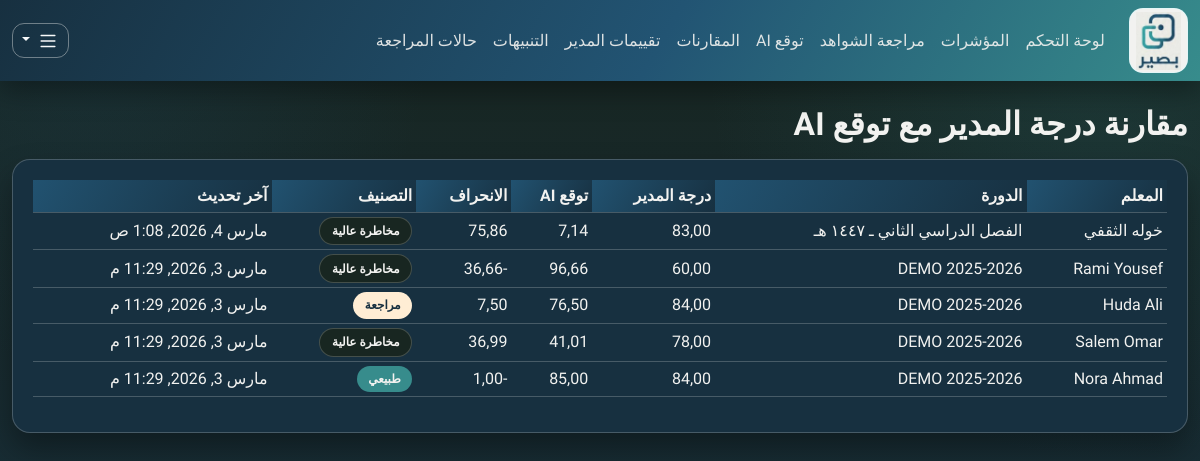
/comparisons/ (signed in), run on an earlier commit of the app's database.
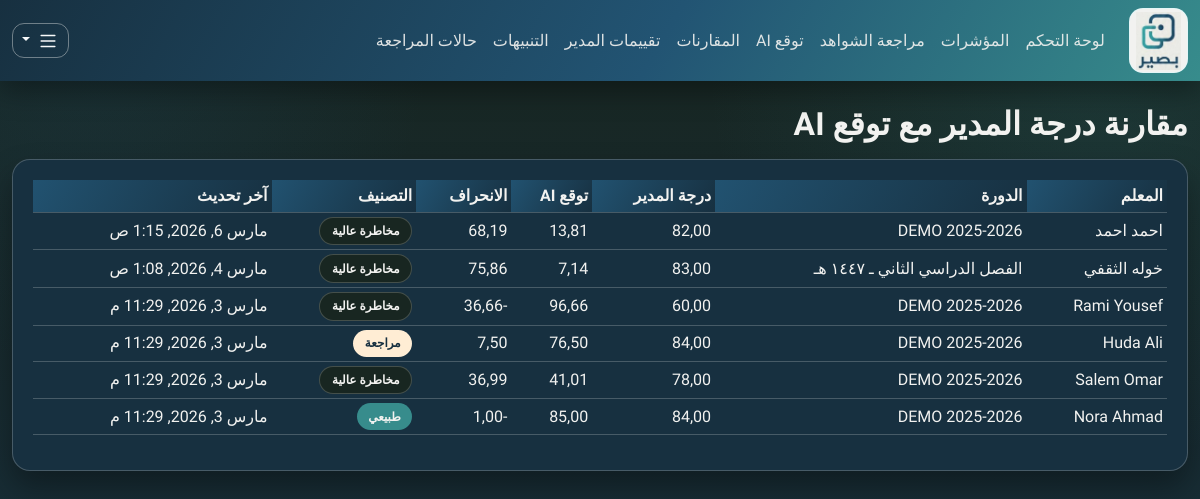
And on a later commit of the database.
### apps/comparisons/models.py (models this page shows)
class ComparisonResult(models.Model):
    class DeviationLevel(models.TextChoices):
        NORMAL = "NORMAL", "Normal"
        REVIEW = "REVIEW", "Review"
        HIGH_RISK = "HIGH_RISK", "High Risk"
    teacher = models.ForeignKey("teachers.Teacher", on_delete=models.CASCADE, related_name="comparison_results")
    cycle = models.ForeignKey("cycles.EvaluationCycle", on_delete=models.CASCADE, related_name="comparison_results")
    manager_total = models.DecimalField(max_digits=5, decimal_places=2)
    objective_total = models.DecimalField(max_digits=5, decimal_places=2)
    deviation = models.DecimalField(max_digits=6, decimal_places=2)
    deviation_level = models.CharField(max_length=16, choices=DeviationLevel.choices)
    ml_expected_score = models.DecimalField(max_digits=5, decimal_places=2, null=True, blank=True)
    ml_deviation = models.DecimalField(max_digits=6, decimal_places=2, null=True, blank=True)
    created_at = models.DateTimeField(auto_now=True)
    class Meta:
        constraints = [models.UniqueConstraint(fields=["teacher", "cycle"], name="uq_cmp_teacher_cycle")]
        indexes = [models.Index(fields=["deviation_level", "created_at"])]

### apps/teachers/models.py (models this page shows)
class Teacher(models.Model):
    user = models.OneToOneField("accounts.User", on_delete=models.CASCADE, related_name="teacher_profile")
    school = models.ForeignKey("schools.School", on_delete=models.PROTECT, related_name="teachers")
    employee_id = models.CharField(max_length=50, unique=True)
    is_active = models.BooleanField(default=True)
    created_at = models.DateTimeField(auto_now_add=True)
    class Meta:
        indexes = [models.Index(fields=["school", "employee_id"])]
    def __str__(self) -> str:
        return self.user.get_full_name() or self.user.username

### apps/accounts/models.py (models this page shows)
class User(AbstractUser):
    class Role(models.TextChoices):
        TEACHER = "TEACHER", "Teacher"
        LEADER = "LEADER", "Leader"
        ADMIN = "ADMIN", "Admin"
    role = models.CharField(max_length=16, choices=Role.choices, default=Role.TEACHER)
    school = models.ForeignKey("schools.School", null=True, blank=True, on_delete=models.SET_NULL)
    class Meta:
        indexes = [models.Index(fields=["role", "school"])]

### apps/cycles/models.py (models this page shows, shortened)
class EvaluationCycle(models.Model):
    school = models.ForeignKey("schools.School", on_delete=models.CASCADE, related_name="cycles")
    name = models.CharField(max_length=100)
    start_date = models.DateField()
    end_date = models.DateField()
    is_active = models.BooleanField(default=True)
    created_at = models.DateTimeField(auto_now_add=True)
    class Meta:
        constraints = [
            models.UniqueConstraint(fields=["school", "name"], name="uq_cycle_school_name"),
            models.CheckConstraint(check=models.Q(end_date__gte=models.F("start_date")), name="ck_cycle_dates_order"),
        ]
        indexes = [models.Index(fields=["school", "is_active"])]

### apps/ui/views.py (the view)
# urls.py: path("comparisons/", views.comparisons_page, name="comparisons"),
@login_required
def comparisons_page(request: HttpRequest) -> HttpResponse:
    comparisons = (
        _by_role_queryset(request.user, ComparisonResult)
        .select_related("teacher", "teacher__user", "cycle")
        .order_by("-created_at")
    )
    teacher_id = request.GET.get("teacher_id", "").strip()
    cycle_id = request.GET.get("cycle_id", "").strip()
    if teacher_id:
        comparisons = comparisons.filter(teacher_id=teacher_id)
    if cycle_id:
        comparisons = comparisons.filter(cycle_id=cycle_id)
    return render(request, "ui/comparisons.html", {"comparisons": comparisons})

### apps/ui/views.py (called while the page is built)
def _by_role_queryset(user: User, model, teacher_lookup: str = "teacher"):
    qs = model.objects.all()
    if user.role == User.Role.ADMIN:
        return qs
    if user.role == User.Role.LEADER:
        return qs.filter(**{f"{teacher_lookup}__school": user.school})
    return qs.filter(**{f"{teacher_lookup}__user": user})

### apps/ui/templates/ui/comparisons.html (shortened to what this page needs)
{% extends "ui/base.html" %}
{% block content %}
<h2 class="mb-3">مقارنة درجة المدير مع توقع AI</h2>
<div class="card">
  <div class="card-body">
    <div class="table-responsive">
      <table class="table table-sm align-middle">
        <thead><tr><th>المعلم</th><th>الدورة</th><th>درجة المدير</th><th>توقع AI</th><th>الانحراف</th><th>التصنيف</th><th>آخر تحديث</th></tr></thead>
        <tbody>
        {% for c in comparisons %}
          <tr>
            <td>{{ c.teacher }}</td>
            <td>{{ c.cycle.name }}</td>
            <td>{{ c.manager_total }}</td>
            <td>{{ c.objective_total }}</td>
            <td>{{ c.deviation }}</td>
            <td>
              {% if c.deviation_level == 'HIGH_RISK' %}
                <span class="badge text-bg-danger">مخاطرة عالية</span>
              {% elif c.deviation_level == 'REVIEW' %}
                <span class="badge text-bg-warning">مراجعة</span>
              {% else %}
                <span class="badge text-bg-success">طبيعي</span>
              {% endif %}
            </td>
            <td>{{ c.created_at }}</td>
          </tr>
        {% empty %}
          <tr><td colspan="7" class="text-muted">لا توجد نتائج مقارنة.</td></tr>
        {% endfor %}
        </tbody>
      </table>
    </div>
  </div>
</div>
{% endblock %}

What changed in the data, as far as the page shows it:
added ComparisonResult: teacher "احمد احمد", cycle.name "DEMO 2025-2026", manager_total "82,00", objective_total "13,81", deviation "68,19", deviation_level "مخاطرة عالية", created_at "مارس 6, 2026, 1:15 ص"
